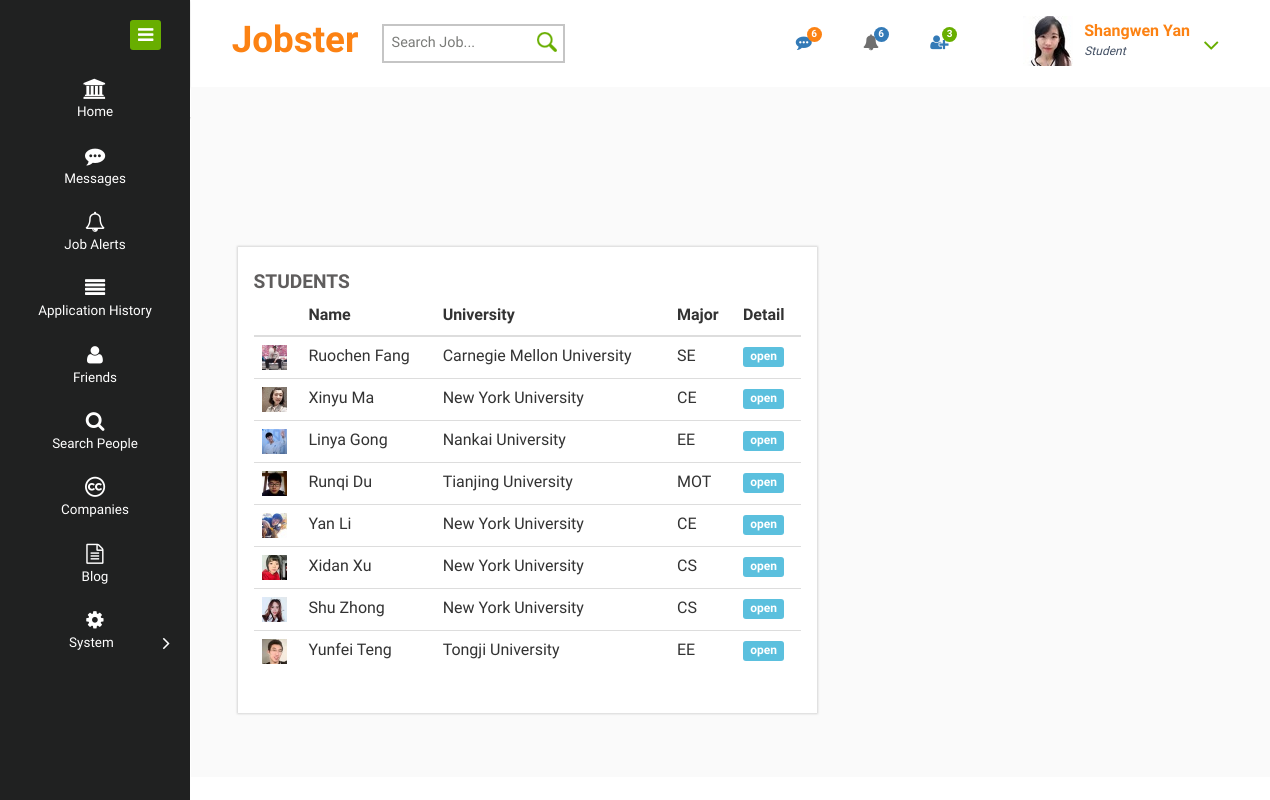
The page /jobster/stu_search.php (signed in) on the database its author committed.
### tables this page shows
CREATE TABLE `Student` (
  `sid` int(11) NOT NULL AUTO_INCREMENT,
  `sname` varchar(16) DEFAULT NULL,
  `pswd` varchar(32) NOT NULL,
  `email` varchar(45) NOT NULL,
  `phone` varchar(15) DEFAULT NULL,
  `interest` varchar(100) DEFAULT NULL,
  `resumeFile` blob,
  `resumeText` varchar(5000) DEFAULT NULL,
  `university` varchar(45) DEFAULT NULL,
  `qualification` varchar(20) DEFAULT NULL COMMENT 'MS, BS, etc',
  `major` varchar(50) DEFAULT NULL,
  `gpa` varchar(10) DEFAULT NULL,
  `startDate` date DEFAULT NULL,
  `endDate` date DEFAULT NULL,
  `seenbyall` int(10) DEFAULT '1' COMMENT '1 all can see; 0 only friends and applied companies',
  PRIMARY KEY (`sid`),
  UNIQUE KEY `email_UNIQUE` (`email`)
);

### jobster/stu_search.php (the view, shortened to what this page needs)
<?php
require_once('connect.php');
$sid=$_SESSION['sid'];
$sid=mysqli_real_escape_string($con,$sid);
$sql_msg="SELECT sname,sid1,sid2,msg,msgTime,status from message,student where message.sid2='$sid' and status=0 and message.sid1=student.sid;";
$result_msg= mysqli_query($con,$sql_msg);
$count_msg=mysqli_num_rows($result_msg);
$sql_alert="select jid,cid,title,cname from jobalert inner join job using (jid) inner join company using(cid) where status = 0 and sid='$sid' order by addTime desc;";
$result_alert= mysqli_query($con,$sql_alert);
$count_alert=mysqli_num_rows($result_alert);
$sql_request="select sname,msg,sid1 from relationrequest inner join Student on sid1 = sid where status = 0 and sid2 = '$sid';";
$result_request= mysqli_query($con,$sql_request);
$count_request=mysqli_num_rows($result_request);
if($stu_search != ""){
    $sql_stu = "select sname,sid,university,major from student where sname like'%".$stu_search."%' or university like'%".$stu_search."%' or resumeText like'%".$stu_search."%' or major like'%".$stu_search."%';";
}else{
    $sql_stu="select sname,sid,university,major from student where sid != '$sid';";
}
$result_stu= mysqli_query($con,$sql_stu);
$count_stu=mysqli_num_rows($result_stu);
?>
<!DOCTYPE HTML>
<html>
<head>
    <link href="css/bootstrap.css" rel="stylesheet" type="text/css" media="all">
    <link href="css/style.css" rel="stylesheet" type="text/css" media="all"/>
    <link href="css/font-awesome.css" rel="stylesheet">
</head>
<body>
<div class="page-container">
    <div class="left-content">
        <div class="mother-grid-inner">
            <div class="header-main">
                <div class="header-left">
                    <div class="logo-name">
                        <a href="index.php"> <h1>Jobster</h1>
                        </a>
                    </div>
                    <div class="search-box">
                        <form action ="index_stu.php" method="POST">
                            <input type="text" name="job_search" placeholder="Search Job..." required="">
                            <input type="submit" value="">
                        </form>
                    </div>
                </div>
                <div class="header-right">
                    <div class="profile_details_left">
                        <ul class="nofitications-dropdown">
                            <li class="dropdown head-dpdn">
                                <a href="#" class="dropdown-toggle" data-toggle="dropdown" aria-expanded="false"><i class="fa fa-commenting"></i><span class="badge"><?php echo $count_msg?></span></a>
                            </li>
                            <li class="dropdown head-dpdn">
                                <a href="#" class="dropdown-toggle" data-toggle="dropdown" aria-expanded="false"><i class="fa fa-bell"></i><span class="badge blue"><?php echo $count_alert?></span></a>
                            </li>
                            <li class="dropdown head-dpdn">
                                <a href="#" class="dropdown-toggle" data-toggle="dropdown" aria-expanded="false"><i class="fa fa-user-plus"></i><span class="badge blue1"><?php echo $count_request?></span></a>
                            </li>
                        </ul>
                        <div class="clearfix"> </div>
                    </div>
                    <div class="profile_details">
                        <ul>
                            <li class="dropdown profile_details_drop">
                                <a href="#" class="dropdown-toggle" data-toggle="dropdown" aria-expanded="false">
                                    <div class="profile_img">
                                        <span class="prfil-img"><?php echo "<img src=\"images/stu/s".$sid.".jpg\" alt=\"\" >"?> </span>
                                        <div class="user-name">
                                            <p><?php echo $_SESSION['sname']?></p>
                                            <span>Student</span>
                                        </div>
                                        <i class="fa fa-angle-down lnr"></i>
                                        <div class="clearfix"></div>
                                    </div>
                                </a>
                            </li>
                        </ul>
                    </div>
                    <div class="clearfix"> </div>
                </div>
                <div class="clearfix"> </div>
            </div>
            <div class="inner-block">
                <div class="chit-chat-layer1">
                    <div class="col-md-6 chit-chat-layer1-left" id = " msg_left" style="width: 60%;">
                        <div class="work-progres">
                            <div class="chit-chat-heading">
                                Students
                            </div>
                            <div class="table-responsive">
                                <table class="table table-hover">
                                    <thead>
                                    <tr>
                                        <th></th>
                                        <th>Name</th>
                                        <th>University</th>
                                        <th></th>
                                        <th>Major</th>
                                        <th>Detail</th>
                                    </tr>
                                    </thead>
                                    <tbody>
                                    <?php
                                    for ($i = 0; $i < $count_stu; $i++){
                                        if($row=mysqli_fetch_assoc($result_stu)){
                                            $sid = $row['sid'];
                                            $sname = $row['sname'];
                                            $university = $row['university'];
                                            $major = $row['major'];
                                            echo "
                                                    <tr>
                                                        <td><img src=\"images/stu/s".$sid.".jpg\" alt=\"\" height=\"25\" width=\"25\"></td>
                                                        <td >".$sname."</td>
                                                        <td colspan=\"2\">".$university."</td>
                                                        <td>".$major." </td>
                                                        <td ><span class=\"label label-info open\">open</span><span hidden>".$sid."</span></td>
                                                    </tr>
                                                ";
                                        }
                                    }
                                    ?>
                                    </tbody>
                                </table>
                            </div>
                        </div>
                    </div>
                </div>
                <div class="main-page-charts" >
                </div>
                </div>
            </div>
        </div>
        <div class="copyrights">
            <p>Copyright &copy; New York University CS6083: Yan Li, Shangwen Yan</p>            </div>
    </div>
<div class="sidebar-menu">
    <div class="logo"> <a href="#" class="sidebar-icon"> <span class="fa fa-bars"></span> </a>  </div>
    <div class="menu">
        <ul id="menu" >
            <li id="menu-home" ><a href="index_stu.php"><i class="fa fa-university"></i><span>Home</span></a></li>
            <li><a href="stu_msg.php"><i class="fa fa-commenting"></i><span>Messages</span></a></li>
            <li><a href="stu_job_alert.php"><i class="fa fa-bell-o"></i><span>Job Alerts</span></a></li>
            <li><a href="stu_application.php"><i class="fa fa-align-justify"></i><span>Application History</span></a></li>
            <li><a href="stu_friends.php"><i class="fa fa-user"></i><span>Friends</span></a></li>
            <li><a href="stu_search.php"><i class="fa fa-search"></i><span>Search People</span></a></li>
            <li><a href="stu_companies.php"><i class="fa fa-creative-commons"></i><span>Companies</span></a></li>
            <li><a href="stu_blog.php"><i class="fa fa-file-text-o"></i><span>Blog</span></a></li>
            <li><a href="#"><i class="fa fa-cog"></i><span>System</span><span class="fa fa-angle-right" style="float: right"></span></a>
            </li>
        </ul>
    </div>
</div>
</body>
</html>

### rows shown on the page
student: shows a picture, sname "Ruochen Fang", university "Carnegie Mellon University", major "SE"
student: shows a picture, sname "Xinyu Ma", university "New York University", major "CE"
student: shows a picture, sname "Linya Gong", university "Nankai University", major "EE"
student: shows a picture, sname "Runqi Du", university "Tianjing University", major "MOT"
student: shows a picture, sname "Yan Li", university "New York University", major "CE"
student: shows a picture, sname "Xidan Xu", university "New York University", major "CS"
student: shows a picture, sname "Shu Zhong", university "New York University", major "CS"
student: shows a picture, sname "Yunfei Teng", university "Tongji University", major "EE"

### other values the page prints
$count_msg "6"
$count_alert "6"
$count_request "3"
$_SESSION['sname'] "Shangwen Yan"
